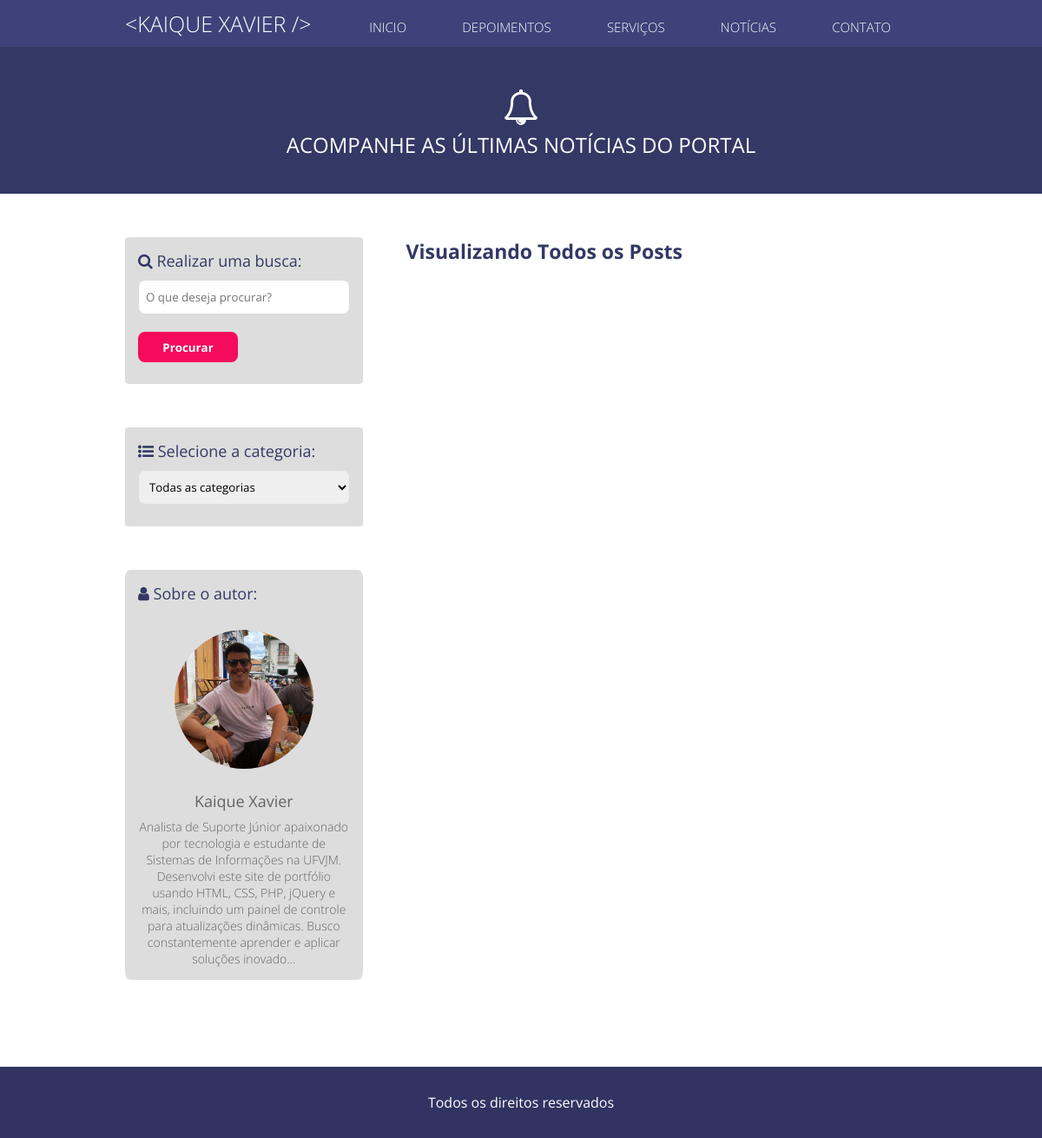
Before: /noticias with the older database file.
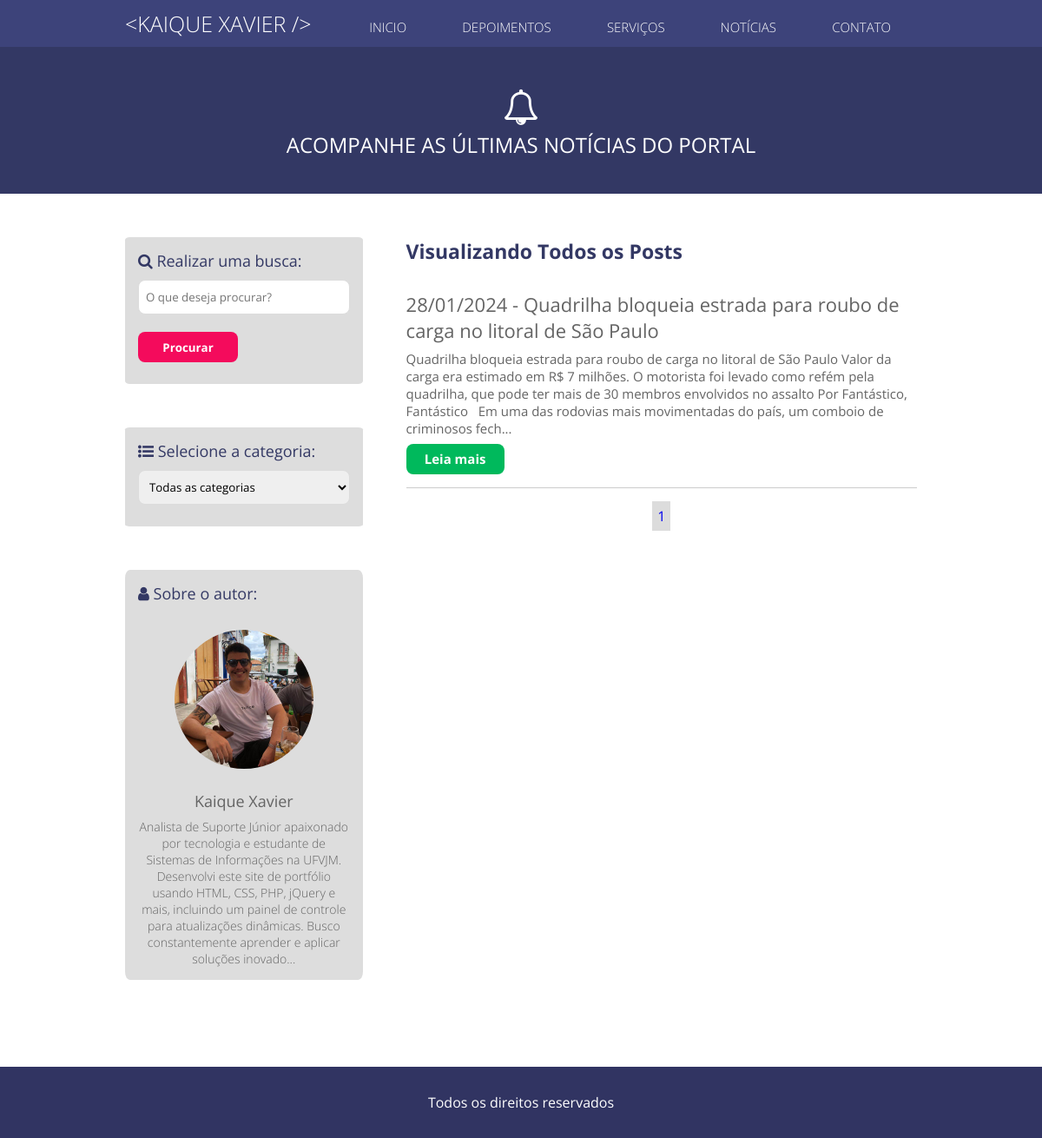
After: the same page with the newer database file.
### classes/MySql.php (called while the page is built)
<?php
	class MySql	{
		private static $pdo;
		public static function conectar(){
			if(self::$pdo == null){
				try{
					self::$pdo = new PDO('mysql:host='.HOST.';dbname='.DATABASE, USER, PASSWORD, array(PDO::MYSQL_ATTR_INIT_COMMAND => "SET NAMES utf8"));
					self::$pdo->setAttribute(PDO::ATTR_ERRMODE, PDO::ERRMODE_EXCEPTION);
				} catch(Exception $e){
					echo '<div class="box-erro">Erro ao se conectar</div>';
				}
			}
			return self::$pdo;
		}
	}
?>

### pages/noticias.php (the view, shortened to what this page needs)
<?php
  $url = explode('/', $_GET['url']);
  if (!isset($url[2])) {
  $categoria = Mysql::conectar()->prepare("SELECT * FROM `tb_site.categorias` WHERE slug = ?");
  $categoria->execute(array(@$url[1]));
  $categoria = $categoria->fetch();
?>
<section class="header-noticias">
	<div class="center">
		<h2><i class="fa fa-bell-o" aria-hidden="true"></i></h2>
		<h2>Acompanhe as últimas notícias do portal</h2>
	</div>
</section>
<section class="container-portal">
	<div class="center">
		<div class="sidebar">
			<div class="box-content-sidebar">
				<h3><i class="fa fa-search"></i> Realizar uma busca: </h3>
				<form method="post">
					<input type="text" name="parametro" placeholder="O que deseja procurar?" required>
					<input type="submit" name="buscar" value="Procurar">
				</form>
			</div>
			<div class="box-content-sidebar">
				<h3><i class="fa fa-list-ul"></i> Selecione a categoria: </h3>
				<form>
					<select name="categoria">
					<option value="" selected>Todas as categorias</option>
					</select>
				</form>
			</div>
			<div class="box-content-sidebar">
				<h3><i class="fa fa-user"></i> Sobre o autor: </h3>
				<div class="autor-box-portal">
					<div class="box-img-autor"></div>
					<div class="texto-autor-portal text-center">
						<?php  $infoSite =  Mysql::conectar()->prepare("SELECT * FROM `tb_site.config`");
							   $infoSite->execute();
							   $infoSite = $infoSite->fetch();?>
						<h3><?php  echo $infoSite['nome_autor']?></h3>
						<p><?php  echo substr($infoSite['descricao'], 0, 300)?>...</p>
					</div>
				</div>
			</div>
		</div>
		<div class="conteudo-portal">
				<div class="header-conteudo-portal">
					<?php
						$porPagina = 2;
						if (empty($categoria) || $categoria['nome'] == '') {
			           	 	echo '<h2>Visualizando Todos os Posts</h2>';
			        	} else {
			            	echo '<h2>Visualizando Posts em <span>' . $categoria['nome'] . '</span></h2>';
			        	}
						$query = "SELECT * FROM `tb_site.noticias` ";
						$query2 = "SELECT * FROM `tb_site.noticias` ";
							$totalPaginasObj = Mysql::conectar()->prepare($query2);
							$totalPaginasObj->execute();
							$totalPaginas = ceil($totalPaginasObj->rowCount() / $porPagina);
						if (!isset($_POST['parametro'])) {
							if (isset($_GET['pagina'])) {
								$pagina = (int)$_GET['pagina'];
								if ($pagina > $totalPaginas) {
									$pagina = 1;
								}
								$queryPg = ($pagina-1)*$porPagina;
								$query.=" ORDER BY order_id ASC LIMIT $queryPg, $porPagina";
							} else {
								$pagina = 1;
								$query.=" ORDER BY order_id ASC LIMIT 0, $porPagina";
							}
						} else {
							$query.=" ORDER BY order_id ASC ";
						}
						$sql = Mysql::conectar()->prepare($query);
						$sql->execute();
						$noticias = $sql->fetchAll();
					?>
				</div>
				<?php foreach ($noticias as $key => $value) {
					$sql = Mysql::conectar()->prepare("SELECT `slug` FROM `tb_site.categorias` WHERE id = ?");
					$sql->execute(array($value['categoria_id']));
					$categoriaNome = $sql->fetch()['slug'];
				?>
				<div class="box-single-conteudo">
					<h2><?php echo date('d/m/Y',strtotime($value['data'])); ?> - <?php echo $value['titulo']; ?></h2>
					<p><?php echo substr(strip_tags($value['conteudo']), 0, 400); ?>...</p>
					<a href="<?php echo INCLUDE_PATH;?>noticias/<?php echo $categoriaNome; ?>/<?php echo $value['slug']; ?>">Leia mais</a>
				</div>
				<?php }  ?>
				<div class="paginator">
					<?php
						if (!isset($_POST['parametro'])) {
							for($i = 1; $i <= $totalPaginas; $i++){
								$catStr = (isset($categoria['nome']) && $categoria['nome'] != '') ? '/'.$categoria['slug'] : '';
								if ($pagina == $i) {
									echo '<a class="active-page" href="'.INCLUDE_PATH.'noticias'.$catStr.'?pagina='.$i.'">'.$i.'</a>';
								} else {
									echo '<a href="'.INCLUDE_PATH.'noticias'.$catStr.'?pagina='.$i.'">'.$i.'</a>';
								}
							}
						}
					?>
				</div>
		</div>
	</div>
</section>
<?php } else {
	include('noticias_single.php');
}
?>

Changed rows visible on the page:
added tb_site.noticias: data "28/01/2024", titulo "Quadrilha bloqueia estrada para roubo de carga no litoral de São Paulo", conteudo "Quadrilha bloqueia estrada para roubo de carga no litoral de São Paulo Valor da carga era estimado em R$ 7 milhões. O motorista foi levado como refém pela quadrilha, que pode ter mais de 30 membros envolvidos no assalto Por Fantástico, Fantástico Em uma das rodovias mais movimentadas do país, um comboio de criminosos fech"
Other visible differences:
new list line: "1"
